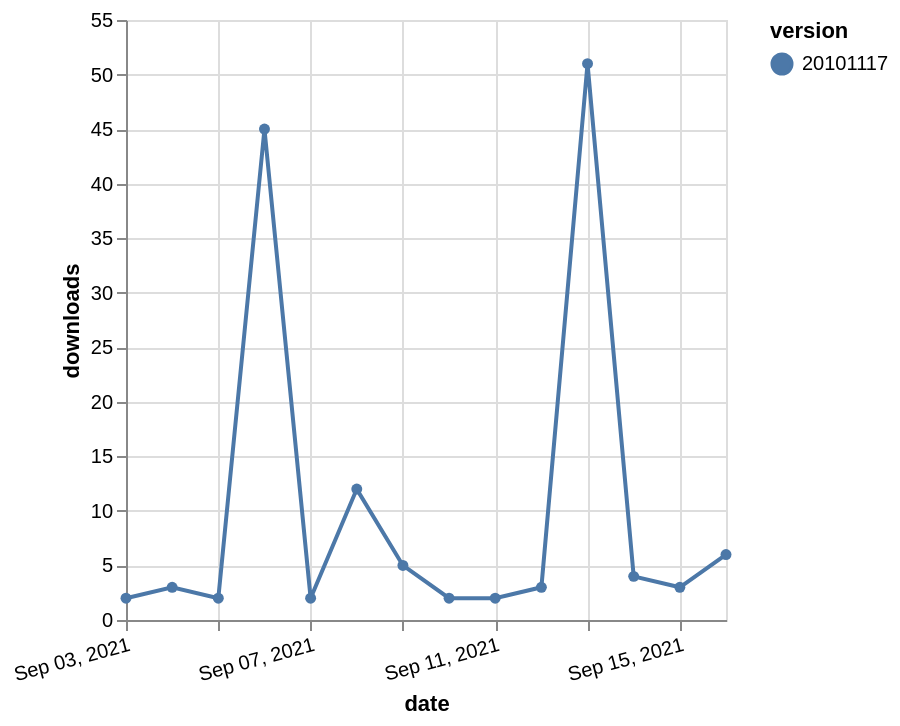

Write the Vega-Lite specification saved for this chart.
### Vega-Lite specification from a JSON file in a GitHub repository (floating-point values rounded to 4 significant figures)
{"$schema": "https://vega.github.io/schema/vega-lite/v5.json", "description": "A simple bar chart with embedded data.", "data": {"values": [{"date": "2021-09-03", "total": 16921, "delta": 2, "version": "20101117"}, {"date": "2021-09-04", "total": 16924, "delta": 3, "version": "20101117"}, {"date": "2021-09-05", "total": 16926, "delta": 2, "version": "20101117"}, {"date": "2021-09-06", "total": 16971, "delta": 45, "version": "20101117"}, {"date": "2021-09-07", "total": 16973, "delta": 2, "version": "20101117"}, {"date": "2021-09-08", "total": 16985, "delta": 12, "version": "20101117"}, {"date": "2021-09-09", "total": 16990, "delta": 5, "version": "20101117"}, {"date": "2021-09-10", "total": 16992, "delta": 2, "version": "20101117"}, {"date": "2021-09-11", "total": 16994, "delta": 2, "version": "20101117"}, {"date": "2021-09-12", "total": 16997, "delta": 3, "version": "20101117"}, {"date": "2021-09-13", "total": 17048, "delta": 51, "version": "20101117"}, {"date": "2021-09-14", "total": 17052, "delta": 4, "version": "20101117"}, {"date": "2021-09-15", "total": 17055, "delta": 3, "version": "20101117"}, {"date": "2021-09-16", "total": 17061, "delta": 6, "version": "20101117"}]}, "width": "container", "mark": {"type": "line", "point": {"filled": true}}, "encoding": {"x": {"field": "date", "type": "temporal", "timeUnit": "yearmonthdate", "title": "date", "axis": {"labelAngle": -15}}, "y": {"field": "delta", "type": "quantitative", "title": "downloads"}, "color": {"field": "version", "type": "nominal"}, "tooltip": {"field": "delta"}}}
